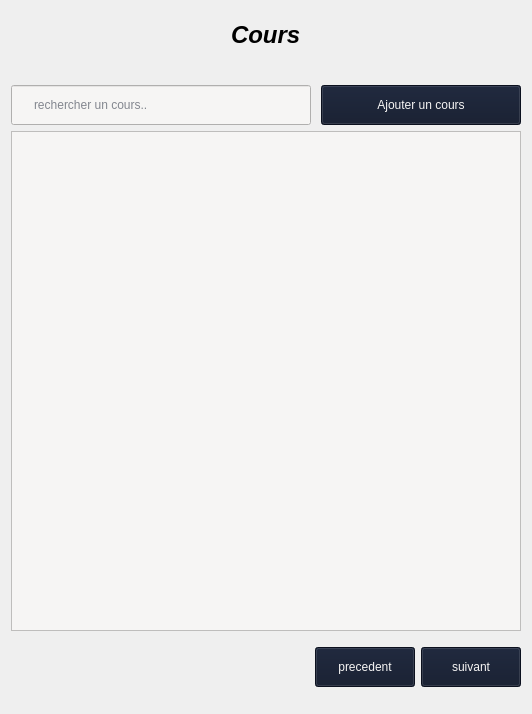
                     <widget class="QWidget" name="scrollAreaWidgetContents_3">
                      <property name="geometry">
                       <rect>
                        <x>0</x>
                        <y>0</y>
                        <width>532</width>
                        <height>714</height>
                       </rect>
                      </property>
                      <layout class="QVBoxLayout" name="verticalLayout_12">
                       <item>
                        <layout class="QHBoxLayout" name="horizontalLayout_25">
                         <property name="topMargin">
                          <number>10</number>
                         </property>
                         <property name="bottomMargin">
                          <number>30</number>
                         </property>
                         <item>
                          <spacer name="horizontalSpacer_15">
                           <property name="orientation">
                            <enum>Qt::Horizontal</enum>
                           </property>
                           <property name="sizeHint" stdset="0">
                            <size>
                             <width>40</width>
                             <height>20</height>
                            </size>
                           </property>
                          </spacer>
                         </item>
                         <item>
                          <widget class="QLabel" name="label_16">
                           <property name="font">
                            <font>
                             <pointsize>18</pointsize>
                             <weight>75</weight>
                             <italic>true</italic>
                             <bold>true</bold>
                            </font>
                           </property>
                           <property name="text">
                            <string>Cours</string>
                           </property>
                          </widget>
                         </item>
                         <item>
                          <spacer name="horizontalSpacer_16">
                           <property name="orientation">
                            <enum>Qt::Horizontal</enum>
                           </property>
                           <property name="sizeHint" stdset="0">
                            <size>
                             <width>40</width>
                             <height>20</height>
                            </size>
                           </property>
                          </spacer>
                         </item>
                        </layout>
                       </item>
                       <item>
                        <layout class="QHBoxLayout" name="horizontalLayout_26">
                         <item>
                          <widget class="QLineEdit" name="lineEdit_2">
                           <property name="minimumSize">
                            <size>
                             <width>300</width>
                             <height>40</height>
                            </size>
                           </property>
                           <property name="maximumSize">
                            <size>
                             <width>300</width>
                             <height>40</height>
                            </size>
                           </property>
                           <property name="styleSheet">
                            <string notr="true">padding-left : 20;
background-color: rgb(246, 245, 244);
color: rgb(15, 23, 42);</string>
                           </property>
                           <property name="placeholderText">
                            <string>rechercher un cours..</string>
                           </property>
                          </widget>
                         </item>
                         <item>
                          <spacer name="horizontalSpacer_17">
                           <property name="orientation">
                            <enum>Qt::Horizontal</enum>
                           </property>
                           <property name="sizeHint" stdset="0">
                            <size>
                             <width>198</width>
                             <height>20</height>
                            </size>
                           </property>
                          </spacer>
                         </item>
                         <item>
                          <widget class="QPushButton" name="pushButton_15">
                           <property name="minimumSize">
                            <size>
                             <width>200</width>
                             <height>0</height>
                            </size>
                           </property>
                           <property name="maximumSize">
                            <size>
                             <width>16777215</width>
                             <height>40</height>
                            </size>
                           </property>
                           <property name="styleSheet">
                            <string notr="true">background-color: rgb(15, 23, 42);
color: rgb(246, 245, 244);</string>
                           </property>
                           <property name="text">
                            <string>Ajouter un cours</string>
                           </property>
                          </widget>
                         </item>
                        </layout>
                       </item>
                       <item>
                        <widget class="QWidget" name="widget_20" native="true">
                         <layout class="QHBoxLayout" name="horizontalLayout_27">
                          <property name="spacing">
                           <number>0</number>
                          </property>
                          <property name="leftMargin">
                           <number>0</number>
                          </property>
                          <property name="topMargin">
                           <number>0</number>
                          </property>
                          <property name="rightMargin">
                           <number>0</number>
                          </property>
                          <property name="bottomMargin">
                           <number>0</number>
                          </property>
                          <item>
                           <widget class="QTableView" name="tableView_2">
                            <property name="minimumSize">
                             <size>
                              <width>0</width>
                              <height>500</height>
                             </size>
                            </property>
                            <property name="maximumSize">
                             <size>
                              <width>16777215</width>
                              <height>500</height>
                             </size>
                            </property>
                            <property name="styleSheet">
                             <string notr="true">background-color: rgb(246, 245, 244);
color: rgb(15, 23, 42);</string>
                            </property>
                           </widget>
                          </item>
                         </layout>
                        </widget>
                       </item>
                       <item>
                        <widget class="QWidget" name="widget_21" native="true">
                         <property name="minimumSize">
                          <size>
                           <width>0</width>
                           <height>60</height>
                          </size>
                         </property>
                         <property name="maximumSize">
                          <size>
                           <width>16777215</width>
                           <height>60</height>
                          </size>
                         </property>
                         <layout class="QHBoxLayout" name="horizontalLayout_28">
                          <property name="leftMargin">
                           <number>0</number>
                          </property>
                          <property name="topMargin">
                           <number>0</number>
                          </property>
                          <property name="rightMargin">
                           <number>0</number>
                          </property>
                          <property name="bottomMargin">
                           <number>0</number>
                          </property>
                          <item>
                           <layout class="QHBoxLayout" name="horizontalLayout_29">
                            <item>
                             <spacer name="horizontalSpacer_18">
                              <property name="orientation">
                               <enum>Qt::Horizontal</enum>
                              </property>
                              <property name="sizeHint" stdset="0">
                               <size>
                                <width>40</width>
                                <height>20</height>
                               </size>
                              </property>
                             </spacer>
                            </item>
                            <item>
                             <widget class="QPushButton" name="pushButton_16">
                              <property name="minimumSize">
                               <size>
                                <width>100</width>
                                <height>40</height>
                               </size>
                              </property>
                              <property name="maximumSize">
                               <size>
                                <width>100</width>
                                <height>40</height>
                               </size>
                              </property>
                              <property name="styleSheet">
                               <string notr="true">color: rgb(246, 245, 244);
background-color: rgb(15, 23, 42);</string>
                              </property>
                              <property name="text">
                               <string>precedent</string>
                              </property>
                             </widget>
                            </item>
                            <item>
                             <widget class="QPushButton" name="pushButton_17">
                              <property name="minimumSize">
                               <size>
                                <width>100</width>
                                <height>40</height>
                               </size>
                              </property>
                              <property name="maximumSize">
                               <size>
                                <width>100</width>
                                <height>40</height>
                               </size>
                              </property>
                              <property name="styleSheet">
                               <string notr="true">background-color: rgb(15, 23, 42);
color: rgb(246, 245, 244);</string>
                              </property>
                              <property name="text">
                               <string>suivant</string>
                              </property>
                             </widget>
                            </item>
                           </layout>
                          </item>
                         </layout>
                        </widget>
                       </item>
                       <item>
                        <spacer name="verticalSpacer_4">
                         <property name="orientation">
                          <enum>Qt::Vertical</enum>
                         </property>
                         <property name="sizeHint" stdset="0">
                          <size>
                           <width>20</width>
                           <height>6</height>
                          </size>
                         </property>
                        </spacer>
                       </item>
                      </layout>
                     </widget>
